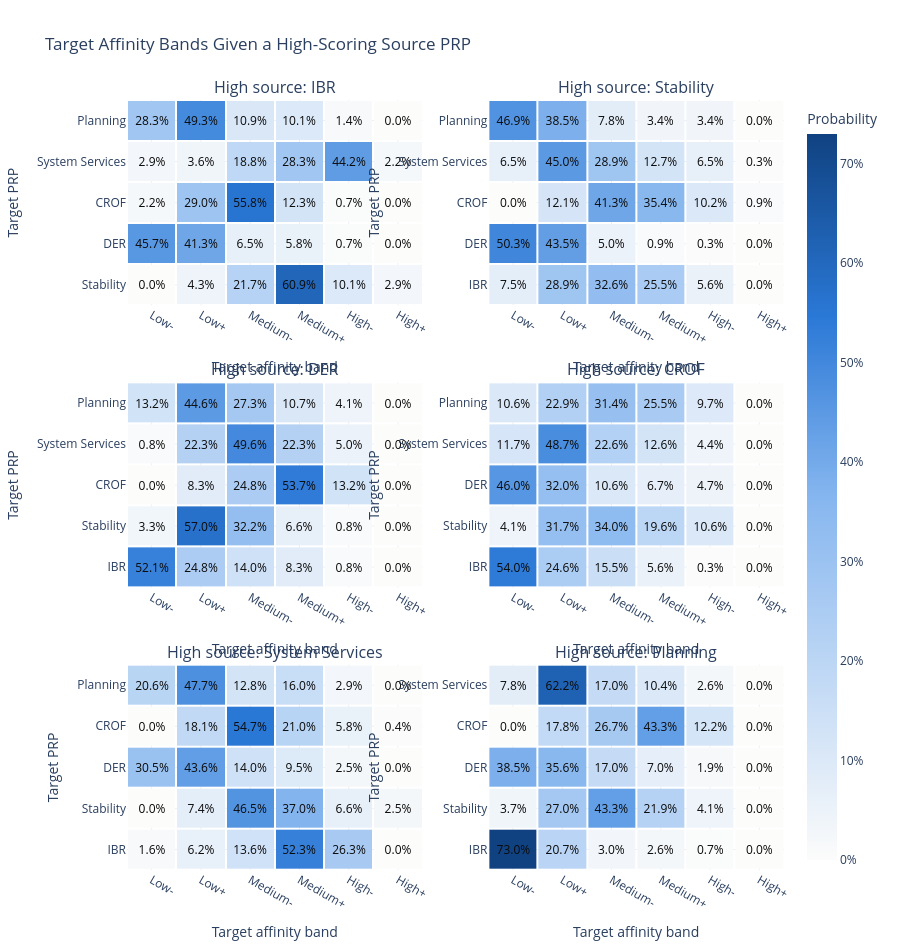

Here is the notebook cell this chart was saved with:
### Code cell
import plotly.graph_objects as go
from plotly.subplots import make_subplots

source_prp_heatmaps = {}
for source_prp in programme_order:
    source_prp_heatmaps[source_prp] = (
        source_target_band_diversification_summary
        .query("Source_PRP == @source_prp")
        .pivot(
            index="Target_PRP",
            columns="Affinity_Band",
            values="Probability_of_Target_PRP_Band_given_High_Source_PRP",
        )
        .reindex(
            index=[prp for prp in programme_order if prp != source_prp],
            columns=target_band_order,
        )
    )

heatmap_figure = make_subplots(
    rows=3,
    cols=2,
    subplot_titles=[f"High source: {source_prp}" for source_prp in programme_order],
    vertical_spacing=0.1,
)

for index, source_prp in enumerate(programme_order):
    source_prp_heatmap = source_prp_heatmaps[source_prp]
    heatmap_figure.add_trace(
        go.Heatmap(
            z=source_prp_heatmap,
            x=source_prp_heatmap.columns,
            y=source_prp_heatmap.index,
            coloraxis="coloraxis",
            texttemplate="%{z:.1%}",
            textfont={"color": "#0b0b0b"},
            xgap=2,
            ygap=2,
            hovertemplate=(
                f"High source PRP: {source_prp}<br>"
                "Target PRP: %{y}<br>"
                "Affinity band: %{x}<br>"
                "Probability: %{z:.1%}<extra></extra>"
            ),
        ),
        row=index // 2 + 1,
        col=index % 2 + 1,
    )

heatmap_figure.update_layout(
    title="Target Affinity Bands Given a High-Scoring Source PRP",
    height=950,
    template="plotly_white",
    coloraxis={
        "colorscale": [
            [0, "#fcfcfb"],
            [0.5, "#86b6ef"],
            [0.75, "#2a78d6"],
            [1, "#104281"],
        ],
        "cmin": 0,
        "cmax": source_target_band_diversification_summary[
            "Probability_of_Target_PRP_Band_given_High_Source_PRP"
        ].max(),
        "colorbar": {"title": "Probability", "tickformat": ".0%"},
    },
)
heatmap_figure.update_xaxes(title_text="Target affinity band")
heatmap_figure.update_yaxes(title_text="Target PRP")
heatmap_figure.show()

### Figure 1 — Plotly figure (JSON) as saved in the notebook; plotly's stock layout.template omitted (floating-point values rounded to 4 significant figures)
{"data": [{"coloraxis": "coloraxis", "hovertemplate": "High source PRP: IBR<br>Target PRP: %{y}<br>Affinity band: %{x}<br>Probability: %{z:.1%}<extra></extra>", "textfont": {"color": "#0b0b0b"}, "texttemplate": "%{z:.1%}", "type": "heatmap", "x": ["Low-", "Low+", "Medium-", "Medium+", "High-", "High+"], "xaxis": "x", "xgap": 2, "y": ["Stability", "DER", "CROF", "System Services", "Planning"], "yaxis": "y", "ygap": 2, "z": [[0.0, 0.04348, 0.2174, 0.6087, 0.1014, 0.02899], [0.4565, 0.413, 0.06522, 0.05797, 0.007246, 0.0], [0.02174, 0.2899, 0.558, 0.1232, 0.007246, 0.0], [0.02899, 0.03623, 0.1884, 0.2826, 0.442, 0.02174], [0.2826, 0.4928, 0.1087, 0.1014, 0.01449, 0.0]]}, {"coloraxis": "coloraxis", "hovertemplate": "High source PRP: Stability<br>Target PRP: %{y}<br>Affinity band: %{x}<br>Probability: %{z:.1%}<extra></extra>", "textfont": {"color": "#0b0b0b"}, "texttemplate": "%{z:.1%}", "type": "heatmap", "x": ["Low-", "Low+", "Medium-", "Medium+", "High-", "High+"], "xaxis": "x2", "xgap": 2, "y": ["IBR", "DER", "CROF", "System Services", "Planning"], "yaxis": "y2", "ygap": 2, "z": [[0.07453, 0.2888, 0.3261, 0.2547, 0.0559, 0.0], [0.5031, 0.4348, 0.04969, 0.009317, 0.003106, 0.0], [0.0, 0.1211, 0.413, 0.354, 0.1025, 0.009317], [0.06522, 0.4503, 0.2888, 0.1273, 0.06522, 0.003106], [0.4689, 0.3851, 0.07764, 0.03416, 0.03416, 0.0]]}, {"coloraxis": "coloraxis", "hovertemplate": "High source PRP: DER<br>Target PRP: %{y}<br>Affinity band: %{x}<br>Probability: %{z:.1%}<extra></extra>", "textfont": {"color": "#0b0b0b"}, "texttemplate": "%{z:.1%}", "type": "heatmap", "x": ["Low-", "Low+", "Medium-", "Medium+", "High-", "High+"], "xaxis": "x3", "xgap": 2, "y": ["IBR", "Stability", "CROF", "System Services", "Planning"], "yaxis": "y3", "ygap": 2, "z": [[0.5207, 0.2479, 0.1405, 0.08264, 0.008264, 0.0], [0.03306, 0.5702, 0.3223, 0.06612, 0.008264, 0.0], [0.0, 0.08264, 0.2479, 0.5372, 0.1322, 0.0], [0.008264, 0.2231, 0.4959, 0.2231, 0.04959, 0.0], [0.1322, 0.4463, 0.2727, 0.1074, 0.04132, 0.0]]}, {"coloraxis": "coloraxis", "hovertemplate": "High source PRP: CROF<br>Target PRP: %{y}<br>Affinity band: %{x}<br>Probability: %{z:.1%}<extra></extra>", "textfont": {"color": "#0b0b0b"}, "texttemplate": "%{z:.1%}", "type": "heatmap", "x": ["Low-", "Low+", "Medium-", "Medium+", "High-", "High+"], "xaxis": "x4", "xgap": 2, "y": ["IBR", "Stability", "DER", "System Services", "Planning"], "yaxis": "y4", "ygap": 2, "z": [[0.5396, 0.2463, 0.1554, 0.05572, 0.002933, 0.0], [0.04106, 0.3167, 0.3402, 0.1965, 0.1056, 0.0], [0.4604, 0.3196, 0.1056, 0.06745, 0.04692, 0.0], [0.1173, 0.4868, 0.2258, 0.1261, 0.04399, 0.0], [0.1056, 0.2287, 0.3138, 0.2551, 0.09677, 0.0]]}, {"coloraxis": "coloraxis", "hovertemplate": "High source PRP: System Services<br>Target PRP: %{y}<br>Affinity band: %{x}<br>Probability: %{z:.1%}<extra></extra>", "textfont": {"color": "#0b0b0b"}, "texttemplate": "%{z:.1%}", "type": "heatmap", "x": ["Low-", "Low+", "Medium-", "Medium+", "High-", "High+"], "xaxis": "x5", "xgap": 2, "y": ["IBR", "Stability", "DER", "CROF", "Planning"], "yaxis": "y5", "ygap": 2, "z": [[0.01646, 0.06173, 0.1358, 0.5226, 0.2634, 0.0], [0.0, 0.07407, 0.465, 0.3704, 0.06584, 0.02469], [0.3045, 0.4362, 0.1399, 0.09465, 0.02469, 0.0], [0.0, 0.1811, 0.5473, 0.2099, 0.05761, 0.004115], [0.2058, 0.4774, 0.1276, 0.1605, 0.02881, 0.0]]}, {"coloraxis": "coloraxis", "hovertemplate": "High source PRP: Planning<br>Target PRP: %{y}<br>Affinity band: %{x}<br>Probability: %{z:.1%}<extra></extra>", "textfont": {"color": "#0b0b0b"}, "texttemplate": "%{z:.1%}", "type": "heatmap", "x": ["Low-", "Low+", "Medium-", "Medium+", "High-", "High+"], "xaxis": "x6", "xgap": 2, "y": ["IBR", "Stability", "DER", "CROF", "System Services"], "yaxis": "y6", "ygap": 2, "z": [[0.7296, 0.2074, 0.02963, 0.02593, 0.007407, 0.0], [0.03704, 0.2704, 0.4333, 0.2185, 0.04074, 0.0], [0.3852, 0.3556, 0.1704, 0.07037, 0.01852, 0.0], [0.0, 0.1778, 0.2667, 0.4333, 0.1222, 0.0], [0.07778, 0.6222, 0.1704, 0.1037, 0.02593, 0.0]]}], "layout": {"annotations": [{"font": {"size": 16}, "showarrow": false, "text": "High source: IBR", "x": 0.225, "xanchor": "center", "xref": "paper", "y": 1, "yanchor": "bottom", "yref": "paper"}, {"font": {"size": 16}, "showarrow": false, "text": "High source: Stability", "x": 0.775, "xanchor": "center", "xref": "paper", "y": 1, "yanchor": "bottom", "yref": "paper"}, {"font": {"size": 16}, "showarrow": false, "text": "High source: DER", "x": 0.225, "xanchor": "center", "xref": "paper", "y": 0.6333, "yanchor": "bottom", "yref": "paper"}, {"font": {"size": 16}, "showarrow": false, "text": "High source: CROF", "x": 0.775, "xanchor": "center", "xref": "paper", "y": 0.6333, "yanchor": "bottom", "yref": "paper"}, {"font": {"size": 16}, "showarrow": false, "text": "High source: System Services", "x": 0.225, "xanchor": "center", "xref": "paper", "y": 0.2667, "yanchor": "bottom", "yref": "paper"}, {"font": {"size": 16}, "showarrow": false, "text": "High source: Planning", "x": 0.775, "xanchor": "center", "xref": "paper", "y": 0.2667, "yanchor": "bottom", "yref": "paper"}], "coloraxis": {"cmax": 0.7296, "cmin": 0, "colorbar": {"tickformat": ".0%", "title": {"text": "Probability"}}, "colorscale": [[0, "#fcfcfb"], [0.5, "#86b6ef"], [0.75, "#2a78d6"], [1, "#104281"]]}, "height": 950, "title": {"text": "Target Affinity Bands Given a High-Scoring Source PRP"}, "xaxis": {"anchor": "y", "domain": [0, 0.45], "title": {"text": "Target affinity band"}}, "xaxis2": {"anchor": "y2", "domain": [0.55, 1], "title": {"text": "Target affinity band"}}, "xaxis3": {"anchor": "y3", "domain": [0, 0.45], "title": {"text": "Target affinity band"}}, "xaxis4": {"anchor": "y4", "domain": [0.55, 1], "title": {"text": "Target affinity band"}}, "xaxis5": {"anchor": "y5", "domain": [0, 0.45], "title": {"text": "Target affinity band"}}, "xaxis6": {"anchor": "y6", "domain": [0.55, 1], "title": {"text": "Target affinity band"}}, "yaxis": {"anchor": "x", "domain": [0.7333, 1], "title": {"text": "Target PRP"}}, "yaxis2": {"anchor": "x2", "domain": [0.7333, 1], "title": {"text": "Target PRP"}}, "yaxis3": {"anchor": "x3", "domain": [0.3667, 0.6333], "title": {"text": "Target PRP"}}, "yaxis4": {"anchor": "x4", "domain": [0.3667, 0.6333], "title": {"text": "Target PRP"}}, "yaxis5": {"anchor": "x5", "domain": [0, 0.2667], "title": {"text": "Target PRP"}}, "yaxis6": {"anchor": "x6", "domain": [0, 0.2667], "title": {"text": "Target PRP"}}}}
